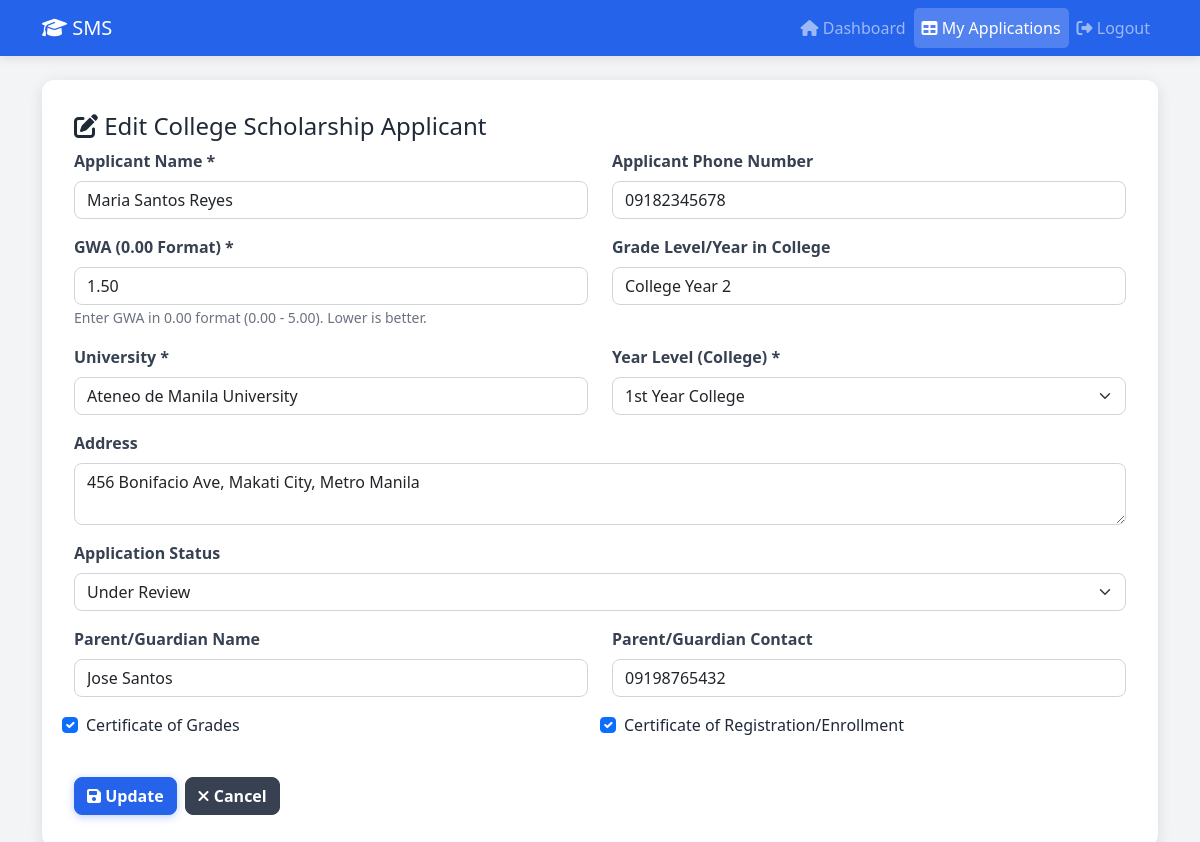
The app's page /edit.php?id=2 (signed in) with its own data.
### tables this page shows
CREATE TABLE IF NOT EXISTS scholarship_applications (
    id INT AUTO_INCREMENT PRIMARY KEY,
    applicant_name VARCHAR(100) NOT NULL,
    applicant_phone VARCHAR(20),
    gwa DECIMAL(3,2),
    grade_level VARCHAR(50),
    university VARCHAR(150),
    year_level ENUM('1st Year College', '2nd Year College', '3rd Year College', '4th Year College'),
    address TEXT,
    application_status ENUM('Pending', 'Under Review', 'Approved', 'Rejected', 'Requirements Incomplete') DEFAULT 'Pending',
    requirements_complete BOOLEAN DEFAULT 0,
    parent_guardian_name VARCHAR(100),
    parent_guardian_contact VARCHAR(20),
    certificate_of_grades_uploaded BOOLEAN DEFAULT 0,
    certificate_of_registration_uploaded BOOLEAN DEFAULT 0,
    last_updated TIMESTAMP DEFAULT CURRENT_TIMESTAMP ON UPDATE CURRENT_TIMESTAMP,
    completed_at TIMESTAMP NULL,
    created_at TIMESTAMP DEFAULT CURRENT_TIMESTAMP
);

### edit.php (the view, shortened to what this page needs)
<?php
require_once 'auth_check.php';
$id = $_GET['id'] ?? 0;
$stmt = $conn->prepare("SELECT * FROM scholarship_applications WHERE id = :id");
$stmt->execute(['id' => $id]);
$application = $stmt->fetch();
?>
<!DOCTYPE html>
<html lang="en">
<head>
    <link href="https://cdn.jsdelivr.net/npm/bootstrap@5.3.0/dist/css/bootstrap.min.css" rel="stylesheet">
    <link rel="stylesheet" href="https://cdnjs.cloudflare.com/ajax/libs/font-awesome/6.4.0/css/all.min.css">
    <link rel="stylesheet" href="css/style.css">
</head>
<body>
    <nav class="navbar navbar-expand-lg navbar-dark bg-blue">
        <div class="container">
            <a class="navbar-brand" href="dashboard.php"><i class="fas fa-graduation-cap"></i> SMS</a>
            <div class="collapse navbar-collapse">
                <ul class="navbar-nav ms-auto">
                    <li class="nav-item"><a class="nav-link" href="dashboard.php"><i class="fas fa-home"></i> Dashboard</a></li>
                    <li class="nav-item"><a class="nav-link active" href="read.php"><i class="fas fa-table"></i>
                        <?php echo $_SESSION['role'] == 'applicant' ? 'My Applications' : 'All Applicants'; ?>
                    </a></li>
                    <li class="nav-item"><a class="nav-link" href="logout.php"><i class="fas fa-sign-out-alt"></i> Logout</a></li>
                </ul>
            </div>
        </div>
    </nav>
    <div class="container mt-4">
        <div class="content-card">
            <h4><i class="fas fa-edit"></i> Edit College Scholarship Applicant</h4>
            <form method="POST" action="">
                <div class="row">
                    <div class="col-md-6 mb-3">
                        <label class="form-label">Applicant Name *</label>
                        <input type="text" class="form-control" name="applicant_name" required value="<?php echo htmlspecialchars($application['applicant_name']); ?>">
                    </div>
                    <div class="col-md-6 mb-3">
                        <label class="form-label">Applicant Phone Number</label>
                        <input type="text" class="form-control" name="applicant_phone" value="<?php echo htmlspecialchars($application['applicant_phone']); ?>">
                    </div>
                </div>
                <div class="row">
                    <div class="col-md-6 mb-3">
                        <label class="form-label">GWA (0.00 Format) *</label>
                        <input type="number" step="0.01" class="form-control" name="gwa" required min="0.00" max="5.00" value="<?php echo number_format($application['gwa'], 2); ?>">
                        <small class="text-grey">Enter GWA in 0.00 format (0.00 - 5.00). Lower is better.</small>
                    </div>
                    <div class="col-md-6 mb-3">
                        <label class="form-label">Grade Level/Year in College</label>
                        <input type="text" class="form-control" name="grade_level" value="<?php echo htmlspecialchars($application['grade_level']); ?>">
                    </div>
                </div>
                <div class="row">
                    <div class="col-md-6 mb-3">
                        <label class="form-label">University *</label>
                        <input type="text" class="form-control" name="university" required value="<?php echo htmlspecialchars($application['university']); ?>">
                    </div>
                    <div class="col-md-6 mb-3">
                        <label class="form-label">Year Level (College) *</label>
                        <select class="form-select" name="year_level" required>
                            <option value="1st Year College" <?php echo $application['year_level'] == '1st Year College' ? 'selected' : ''; ?>>1st Year College</option>
                        </select>
                    </div>
                </div>
                <div class="mb-3">
                    <label class="form-label">Address</label>
                    <textarea class="form-control" name="address" rows="2"><?php echo htmlspecialchars($application['address']); ?></textarea>
                </div>
                <div class="mb-3">
                    <label class="form-label">Application Status</label>
                    <select class="form-select" name="application_status">
                        <option value="Under Review" <?php echo $application['application_status'] == 'Under Review' ? 'selected' : ''; ?>>Under Review</option>
                    </select>
                </div>
                <div class="row">
                    <div class="col-md-6 mb-3">
                        <label class="form-label">Parent/Guardian Name</label>
                        <input type="text" class="form-control" name="parent_guardian_name" value="<?php echo htmlspecialchars($application['parent_guardian_name']); ?>">
                    </div>
                    <div class="col-md-6 mb-3">
                        <label class="form-label">Parent/Guardian Contact</label>
                        <input type="text" class="form-control" name="parent_guardian_contact" value="<?php echo htmlspecialchars($application['parent_guardian_contact']); ?>">
                    </div>
                </div>
                <div class="row">
                    <div class="col-md-6 mb-3 form-check">
                        <input type="checkbox" class="form-check-input" id="certificate_of_grades" name="certificate_of_grades" <?php echo $application['certificate_of_grades_uploaded'] ? 'checked' : ''; ?>>
                        <label class="form-check-label" for="certificate_of_grades">Certificate of Grades</label>
                    </div>
                    <div class="col-md-6 mb-3 form-check">
                        <input type="checkbox" class="form-check-input" id="certificate_of_registration" name="certificate_of_registration" <?php echo $application['certificate_of_registration_uploaded'] ? 'checked' : ''; ?>>
                        <label class="form-check-label" for="certificate_of_registration">Certificate of Registration/Enrollment</label>
                    </div>
                </div>
                <div class="d-flex gap-2 mt-4">
                    <button type="submit" class="btn btn-primary"><i class="fas fa-save"></i> Update</button>
                    <a href="read.php" class="btn btn-secondary"><i class="fas fa-times"></i> Cancel</a>
                </div>
            </form>
        </div>
    </div>
</body>
</html>

### css/style.css (style rules this page uses)
:root { --primary-blue: #2563eb; --dark-blue: #1e40af; --light-blue: #dbeafe; --white: #ffffff; --grey: #6b7280; --light-grey: #f3f4f6; --dark-grey: #374151; --black: #1f2937; }
body { font-family: 'Segoe UI', Tahoma, Geneva, Verdana, sans-serif; background-color: var(--light-grey); color: var(--black); }
.text-grey { color: var(--grey); }
.bg-blue { background-color: var(--primary-blue) !important; box-shadow: 0 2px 10px rgba(0, 0, 0, 0.1); }
.nav-link.active { background-color: rgba(255, 255, 255, 0.2); border-radius: 5px; }
.content-card { background: var(--white); padding: 2rem; border-radius: 12px; box-shadow: 0 4px 15px rgba(0, 0, 0, 0.1); }
.form-label { font-weight: 600; color: var(--dark-grey); }
.form-control, .form-select { border: 1px solid #d1d5db; border-radius: 8px; transition: all 0.3s ease; }
.btn-primary { background-color: var(--primary-blue); border-color: var(--primary-blue); font-weight: 600; border-radius: 8px; box-shadow: 0 2px 8px rgba(37, 99, 235, 0.3); }
.btn-secondary { background-color: var(--dark-grey); border-color: var(--dark-grey); font-weight: 600; border-radius: 8px; }
.stat-card, .content-card, .welcome-section { animation: fadeIn 0.5s ease; }

### records on screen
scholarship_applications: applicant_name "Maria Santos Reyes", applicant_phone "09182345678", gwa "1.50", grade_level "College Year 2", university "Ateneo de Manila University", year_level "1st Year College", address "456 Bonifacio Ave, Makati City, Metro Manila", application_status "Under Review", parent_guardian_name "Jose Santos", parent_guardian_contact "09198765432", certificate_of_grades_uploaded "☑", certificate_of_registration_uploaded "☑"
